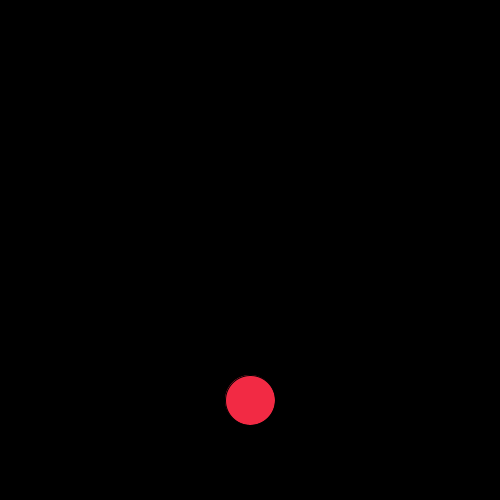
Frame 1 (no input)
Frame 60 (the mouse pressed at the canvas centre just before this capture): identical to frame 1, image omitted
Frame 120 (the mouse held since frame 60 and released just before this capture): identical to frame 1, image omitted

The Processing sketch that drew this single still picture (run headless with seeded random() and noise(); from frame 60 on, the mouse is pressed at the canvas centre):

// Processing sketch: kapcsolo2
// ── kapcsolo2.pde
void setup() {
  size(500, 500);
}

int bg = #000000;
int r = 50;


void draw() {
  background(bg);
  ellipseMode(CENTER);

  //}

  //void mouseClicked(){
  if (abs(250-mouseX) < r && abs(400-mouseY) < r) {
    bg = #F5E39C;
    fill(#2A60F2);
    ellipse(250, 400, r, r);
  } else {
    bg = #000000;
    fill(#F22A44);
    ellipse(250, 400, r, r);
  }
}
